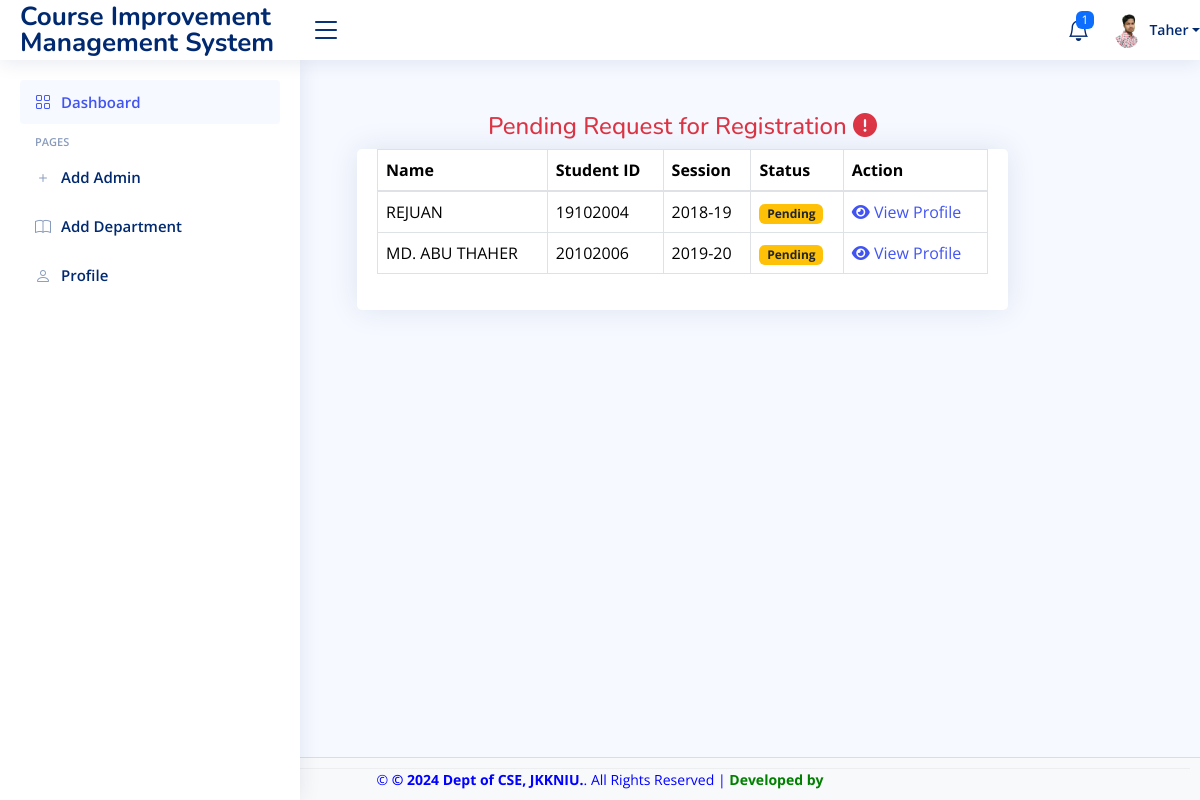
Screenshot of /admin/pending_request.php (signed in) with the database file from the repository.
### tables this page shows
CREATE TABLE `improvement_requested` (
  `id` int(11) NOT NULL,
  `name` varchar(100) NOT NULL,
  `username` varchar(100) NOT NULL,
  `department` varchar(40) NOT NULL,
  `student_id` varchar(100) NOT NULL,
  `session` varchar(100) NOT NULL,
  `course_title` varchar(255) DEFAULT NULL,
  `course_code` varchar(50) DEFAULT NULL,
  `credit_hour` varchar(50) DEFAULT NULL,
  `semester` varchar(100) NOT NULL,
  `data_reg` varchar(100) NOT NULL DEFAULT current_timestamp(),
  `status` varchar(20) DEFAULT 'Pending'
);

### admin/pending_request.php (the view, shortened to what this page needs)
<!DOCTYPE html>
<html lang="en">
<head>
    <link rel="stylesheet" href="https://cdnjs.cloudflare.com/ajax/libs/font-awesome/5.15.4/css/all.min.css">
    <link rel="stylesheet" href="https://stackpath.bootstrapcdn.com/bootstrap/4.5.2/css/bootstrap.min.css">
</head>
<body>
<?php
include("header.php");
include("sidebar.php");
include("../include/connect.php");
?>
<main id="main" class="main">
<div class="container-fluid">
    <div class="col-md-12">
        <div class="row">
            <div class="col-md-10">
                <h4 class="text-center my-2 text-danger">
                    Pending Request for Registration
                    <i class="fas fa-exclamation-circle"></i>
                </h4>
                <div class="card">
                    <div class="card-body">
                        <?php
                        $sql = "SELECT * FROM improvement_requested where status='Pending'";
                        $res = mysqli_query($conn, $sql);
                        $output = "
                        <table class='table table-bordered'>
                            <thead class='awesome-header'>
                                <tr>
                                    <th>Name</th>
                                    <th>Student ID</th>
                                    <th>Session</th>
                                    <th>Status</th>
                                    <th>Action</th>
                                </tr>
                            </thead>
                            <tbody>
                        ";
                        if (mysqli_num_rows($res) == 0) {
                            $output .= "
                            <tr>
                                <td colspan='7' class='text-center'>You have no Request</td>
                            </tr>
                            ";
                        } else {
                            $row_count = 0;
                            while ($row = mysqli_fetch_array($res)) {
                                $row_class = ($row_count % 2 == 0) ? 'even-row' : 'odd-row';
                                $output .= "
                                <tr class='$row_class'>
                                    <td>" . $row['name'] . "</td>
                                    <td>" . $row['student_id'] . "</td>
                                    <td>" . $row['session'] . "</td>
                                    <td><span class='badge bg-warning text-dark'>" . $row['status'] . "</td>
                                    <td>
                                    <a href='view.php?id=" . $row['id'] . "&name=" . $row['username'] . "'><i class='fas fa-eye'></i>
                                        View Profile
                                    </a>
                                </td>
                                </tr>
                                ";
                                $row_count++;
                            }
                        }
                        $output .= "</tbody></table>";
                        echo $output;
                        ?>
                    </div>
                </div>
            </div>
        </div>
    </div>
</div>
</main>
<?php
include("footer.php");
?>

### admin/header.php (shortened to what this page needs)
<?php
include("../include/connect.php");
?>
<!DOCTYPE html>
<html lang="en">
<head>
  <link href="../admin/assets/vendor/bootstrap/css/bootstrap.min.css" rel="stylesheet">
  <link href="../admin/assets/vendor/bootstrap-icons/bootstrap-icons.css" rel="stylesheet">
  <link href="../admin/assets/vendor/boxicons/css/boxicons.min.css" rel="stylesheet">
  <link href="../admin/assets/vendor/quill/quill.snow.css" rel="stylesheet">
  <link href="../admin/assets/vendor/quill/quill.bubble.css" rel="stylesheet">
  <link href="../admin/assets/vendor/remixicon/remixicon.css" rel="stylesheet">
  <link href="../admin/assets/vendor/simple-datatables/style.css" rel="stylesheet">
  <link href="../admin/assets/css/style.css" rel="stylesheet">
  <link rel="stylesheet" href="https://cdnjs.cloudflare.com/ajax/libs/font-awesome/6.0.0-beta3/css/all.min.css">
</head>
<body>
  <header id="header" class="header fixed-top d-flex align-items-center">
    <div class="d-flex align-items-center justify-content-between">
      <a href="index.php" class="logo d-flex align-items-center">
        <span class="d-none d-lg-block">Course Improvement Management System
        </span>
      </a>
      <i class="bi bi-list toggle-sidebar-btn"></i>
    </div>
    <nav class="header-nav ms-auto">
      <ul class="d-flex align-items-center">
        <li class="nav-item dropdown">
          <?php
        $username=$_SESSION['admin'];
          $query = "SELECT * FROM admin WHERE username = '$username'";
          $result = mysqli_query($conn, $query);
          $num = mysqli_num_rows($result);
          ?>
          <a class="nav-link nav-icon" href="" data-bs-toggle="dropdown">
            <i class="bi bi-bell"></i>
            <span class="badge bg-primary badge-number"><?php echo $num; ?></span>
          </a>
        </li>
        <?php
        $sql="select * from admin where username='$username'";
        $result=mysqli_query($conn,$sql);
        $row=mysqli_fetch_assoc($result);
        ?>
        <a class="nav-link nav-profile d-flex align-items-center pe-0" href="users-profile.php" data-bs-toggle="dropdown">
        <img src="../admin/uploads/<?php echo $row['profile']; ?>" alt="Profile" class="rounded-circle">
          <span class="d-none d-md-block dropdown-toggle ps-2"><?php echo $row['username'];?></span>
        </a>
      </ul>
    </nav>
  </header>
</body>
</html>

### admin/assets/css/style.css (style rules this page uses)
:root { scroll-behavior: smooth; }
body { font-family: "Open Sans", sans-serif; background: #f6f9ff; color: #444444; }
a { color: #4154f1; text-decoration: none; }
h1, h2, h3, h4, h5, h6 { font-family: "Nunito", sans-serif; }
#main { margin-top: 60px; padding: 20px 30px; transition: all 0.3s; }
.card { margin-bottom: 30px; border: none; border-radius: 5px; box-shadow: 0px 0 30px rgba(1, 41, 112, 0.1); }
.card-body { padding: 0 20px 20px 20px; }
.logo { line-height: 1; }
@media (min-width: 1200px) { .logo { width: 280px; } }
.logo span { font-size: 26px; font-weight: 700; color: #012970; font-family: "Nunito", sans-serif; }
.header { transition: all 0.5s; z-index: 997; height: 60px; box-shadow: 0px 2px 20px rgba(1, 41, 112, 0.1); background-color: #fff; padding-left: 20px; }
.header .toggle-sidebar-btn { font-size: 32px; padding-left: 10px; cursor: pointer; color: #012970; }
.header-nav ul { list-style: none; }
.header-nav>ul { margin: 0; padding: 0; }
.header-nav .nav-icon { font-size: 22px; color: #012970; margin-right: 25px; position: relative; }
.header-nav .nav-profile { color: #012970; }
.header-nav .nav-profile img { max-height: 36px; }
.header-nav .nav-profile span { font-size: 14px; font-weight: 600; }
.header-nav .badge-number { position: absolute; inset: -2px -5px auto auto; font-weight: normal; font-size: 12px; padding: 3px 6px; }
@media (min-width: 1200px) { #main, #footer { margin-left: 300px; } }

### admin/pending_request.php (style rules this page uses)
.awesome-header { background-color: #4CAF50; color: white; }
.even-row { background-color: #f2f2f2; }
.odd-row { background-color: #dddddd; }

### rows the page displays
improvement_requested: name "REJUAN", student "19102004", session "2018-19", status "Pending"
improvement_requested: name "MD. ABU THAHER", student "20102006", session "2019-20", status "Pending"

### other values shown
$num "1"
$row['username'] "Taher"
